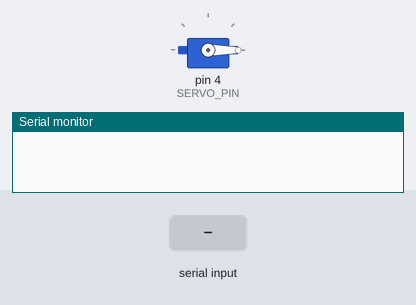
A sketch run on a simulated Arduino Uno, built with avr-gcc and run on an emulated ATmega328P. Parts: servo, the last lines printed to the serial monitor. The inputs (shaded band) are chosen by the test bench.

Above: at 1.2 s.
1.3 s: "A" received over the second serial link
At 1.7 s:
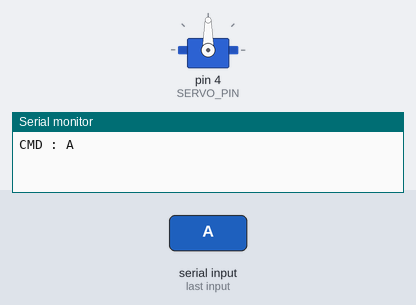
4.3 s: "B" received over the second serial link
7.3 s: "S" received over the second serial link
At 8.3 s:
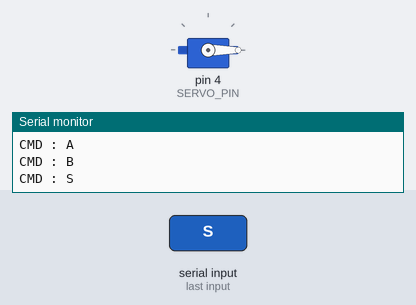
Timing chart, 0 to 10.3 s (numbered marks = the images above; inputs shaded):
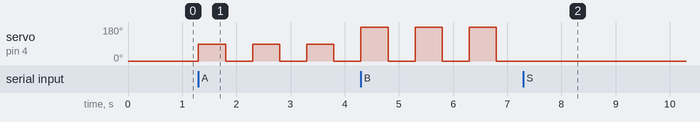

Measured:
- after the input at 1.3 s, servo on pin 4 (SERVO_PIN): alternates 90° for 0.50 s and 0° for 0.50 s, starting at once
- after the input at 7.3 s, servo on pin 4 (SERVO_PIN): stops changing and stays 0°

The sketch:

RX_Servo.ino
```cpp
#include <SoftwareSerial.h>
#include <Servo.h>

Servo myServo;
const int SERVO_PIN = 4;
SoftwareSerial BTSerial(10, 11);

char currentMode = 'S';

void setup() {
  Serial.begin(9600);
  BTSerial.begin(9600);

  myServo.attach(SERVO_PIN);
  myServo.write(0);
}

void loop() {
  if (BTSerial.available()) {
    char newChar = BTSerial.read();

    if (newChar == 'A' || newChar == 'B' || newChar == 'S') {
      currentMode = newChar;
      Serial.print("CMD : ");
      Serial.println(currentMode);
    }
    else {
      Serial.print("Canh bao: Ky tu khong hop le -> ");  Serial.println(newChar);
    }
  }

  if (currentMode == 'A') {
    myServo.write(90);
    delay(500);
    myServo.write(0);
    delay(500);
  }
  else if (currentMode == 'B') {
    myServo.write(180);
    delay(500);
    myServo.write(0);
    delay(500);
  }
  else if (currentMode == 'S') {
    myServo.write(0);
  }
}
```
